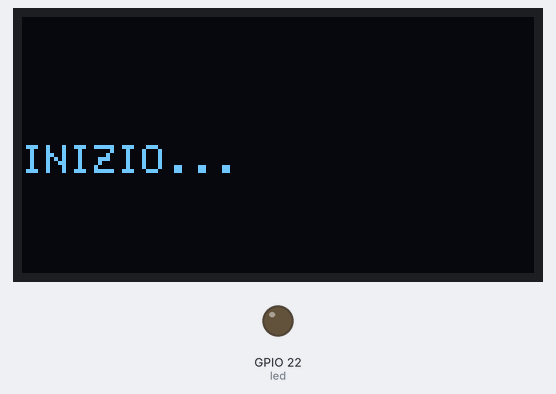
A sketch run on a simulated ESP8266 (NodeMCU). Parts: 128×64 one-colour display, output pins drawn as LEDs (lit = HIGH). WiFi joins after 1.5 s; servers stay silent unless stated; network time is answered at once with the bench clock; the local clock reads 2024-03-15 10:24:30 at power-on unless the sketch sets it.

Above: at 1.6 s.
At 2.2 s:
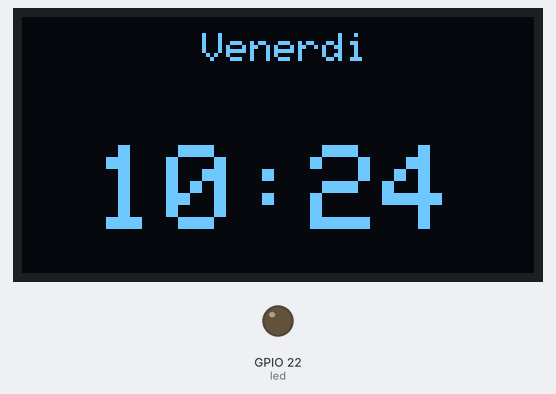
At 32.3 s:
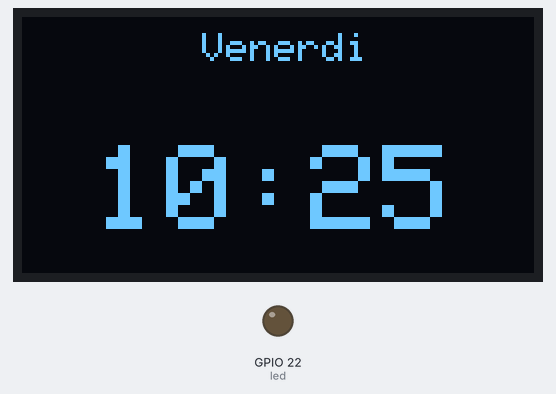
At 92.6 s:
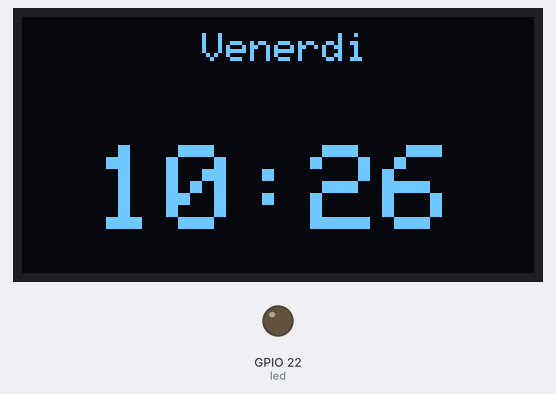

Measured:
- what the display in image 0 shows lasts 0.5 s, from 1.6 s to 2.1 s
- what the display in image 1 shows lasts 30.2 s, from 2.1 s to 32.3 s
- what the display in image 2 shows lasts 60.2 s, from 32.3 s to 92.5 s

The sketch:

coffeeMachine.ino
```cpp
// SERVO INITIALIZATION
//#include <Servo.h>
//Servo myservo;  // create servo object to control a servo
//int potpin = 0;  // analog pin used to connect the potentiometer
//int val;    // variable to read the value from the analog pin


// DISPLAY INITIALIZATION
#include <Adafruit_GFX.h>
#include <Adafruit_SSD1306.h>

#define SCREEN_WIDTH 128
#define SCREEN_HEIGHT 64

Adafruit_SSD1306 display(SCREEN_WIDTH, SCREEN_HEIGHT);


// WIFI INITIALIZATION
#include <NTPClient.h>
#include <ESP8266WiFi.h>
#include <WiFiUdp.h>

const char *ssid      ="FASTWEB-E09023";
const char *password  ="K1YJYG9T2R";

WiFiUDP ntpUDP;


// TIME MANAGER INITIALIZATION
NTPClient timeClient(ntpUDP, "europe.pool.ntp.org", 7200, 60000);
const char *daysOfTheWeek[7] = {"Domenica", "Lunedi", "Martedi", "Mercoledi", "Giovedi", "Venerdi", "Sabato"};


// LED INITIALIZATION
int led = 22;

void setup() {
    //attaches the servo on pin 9 to the servo object
    //myservo.attach(9);

    // ATTIVAZIONE SCHERMO
    if(!display.begin(SSD1306_SWITCHCAPVCC, 0x3c)) {
      while(true);
    }
    display.clearDisplay(); //pulizia buffer
    display.display();      //applico la pulizia al display

    display.clearDisplay();
    display.setTextColor(WHITE);
    display.setTextSize(1);

    // ATTIVAZIONE WIFI
    WiFi.begin(ssid, password);
    // check connessione
    while(WiFi.status() != WL_CONNECTED) {
      display.setCursor(0, SCREEN_HEIGHT/2);
      display.print(".");
      delay(500);
    }

    // ATTIVAZIONE TIMEKEEPING
    timeClient.begin();

    //ATTIVAZIONE LED
    pinMode(led, OUTPUT);

    display.clearDisplay();
    display.setCursor(0, SCREEN_HEIGHT/2);
    display.println("INIZIO...");
    display.display();
    delay(500);
}

void loop() {
  // TIME UPDATE
  timeClient.update();

  // the if defines the alarm
  if(timeClient.getHours() == 17 && timeClient.getMinutes() == 50) {
    stampaTestoAttivo();
    digitalWrite(led, HIGH);
  } else {
    digitalWrite(led, LOW);
    // TESTO PER MACCHINA INATTIVA
    stampaTestoInattivo();
  }
  delay(6000);
}

void stampaTestoInattivo() {
  display.clearDisplay();
  display.setTextColor(WHITE);
  display.setTextSize(1);
  display.setCursor(45, 4);

  // Giorno della settimana
  display.print(daysOfTheWeek[timeClient.getDay()]);

  // Hour and minute print in big
  display.setTextSize(3);
  display.setCursor(0, SCREEN_HEIGHT/2);
  display.print(" ");
  display.print(timeClient.getHours());
  display.print(":");
  display.print(timeClient.getMinutes());

  // Stampa
  display.display();
}

void stampaTestoAttivo() {
  display.clearDisplay();
  display.setTextColor(WHITE);
  display.setCursor(0, SCREEN_HEIGHT/2);
  display.setTextSize(3);

  // Testo di prova
  display.println(" ATTIVO! ");

  // Stampa
  display.display();
}

void move() {
  //// reads the value of the potentiometer (value between 0 and 1023)
  //val = analogRead(potpin);
  //// scale it to use it with the servo (value between 0 and 180)
  //val = map(val, 0, 1023, 0, 180);
  //// sets the servo position according to the scaled value
  //myservo.write(val);
  //// waits for the servo to get there
  //delay(15);
}
```
